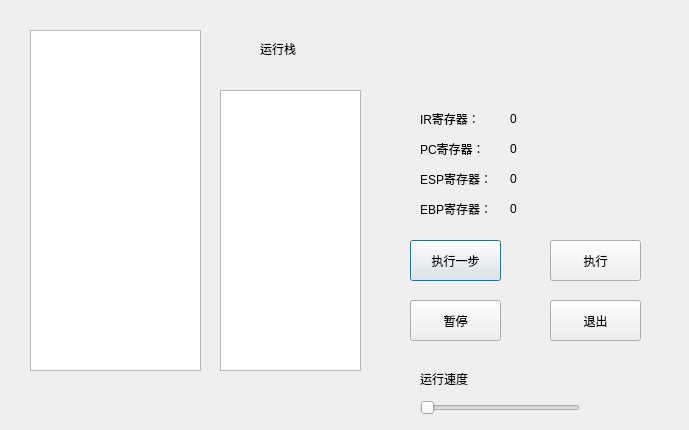
<?xml version="1.0" encoding="UTF-8"?>
<ui version="4.0">
 <class>RunDialog</class>
 <widget class="QDialog" name="RunDialog">
  <property name="geometry">
   <rect>
    <x>0</x>
    <y>0</y>
    <width>689</width>
    <height>430</height>
   </rect>
  </property>
  <property name="windowTitle">
   <string>运行</string>
  </property>
  <widget class="QLabel" name="label">
   <property name="geometry">
    <rect>
     <x>420</x>
     <y>110</y>
     <width>81</width>
     <height>17</height>
    </rect>
   </property>
   <property name="text">
    <string>IR寄存器：</string>
   </property>
  </widget>
  <widget class="QLabel" name="IRlabel">
   <property name="geometry">
    <rect>
     <x>510</x>
     <y>110</y>
     <width>81</width>
     <height>17</height>
    </rect>
   </property>
   <property name="text">
    <string>0</string>
   </property>
  </widget>
  <widget class="QLabel" name="label_3">
   <property name="geometry">
    <rect>
     <x>420</x>
     <y>140</y>
     <width>81</width>
     <height>17</height>
    </rect>
   </property>
   <property name="text">
    <string>PC寄存器：</string>
   </property>
  </widget>
  <widget class="QLabel" name="PClabel">
   <property name="geometry">
    <rect>
     <x>510</x>
     <y>140</y>
     <width>81</width>
     <height>17</height>
    </rect>
   </property>
   <property name="text">
    <string>0</string>
   </property>
  </widget>
  <widget class="QLabel" name="label_5">
   <property name="geometry">
    <rect>
     <x>420</x>
     <y>200</y>
     <width>81</width>
     <height>17</height>
    </rect>
   </property>
   <property name="text">
    <string>EBP寄存器：</string>
   </property>
  </widget>
  <widget class="QLabel" name="EBPlabel">
   <property name="geometry">
    <rect>
     <x>510</x>
     <y>200</y>
     <width>81</width>
     <height>17</height>
    </rect>
   </property>
   <property name="text">
    <string>0</string>
   </property>
  </widget>
  <widget class="QLabel" name="label_7">
   <property name="geometry">
    <rect>
     <x>420</x>
     <y>170</y>
     <width>81</width>
     <height>17</height>
    </rect>
   </property>
   <property name="text">
    <string>ESP寄存器：</string>
   </property>
  </widget>
  <widget class="QLabel" name="ESPlabel">
   <property name="geometry">
    <rect>
     <x>510</x>
     <y>170</y>
     <width>81</width>
     <height>17</height>
    </rect>
   </property>
   <property name="text">
    <string>0</string>
   </property>
  </widget>
  <widget class="QPushButton" name="execOneStepBtn">
   <property name="geometry">
    <rect>
     <x>410</x>
     <y>240</y>
     <width>91</width>
     <height>41</height>
    </rect>
   </property>
   <property name="text">
    <string>执行一步</string>
   </property>
  </widget>
  <widget class="QPushButton" name="execBtn">
   <property name="geometry">
    <rect>
     <x>550</x>
     <y>240</y>
     <width>91</width>
     <height>41</height>
    </rect>
   </property>
   <property name="text">
    <string>执行</string>
   </property>
  </widget>
  <widget class="QPushButton" name="pauseBtn">
   <property name="geometry">
    <rect>
     <x>410</x>
     <y>300</y>
     <width>91</width>
     <height>41</height>
    </rect>
   </property>
   <property name="text">
    <string>暂停</string>
   </property>
  </widget>
  <widget class="QPushButton" name="quitBtn">
   <property name="geometry">
    <rect>
     <x>550</x>
     <y>300</y>
     <width>91</width>
     <height>41</height>
    </rect>
   </property>
   <property name="text">
    <string>退出</string>
   </property>
  </widget>
  <widget class="QTextEdit" name="codeShow">
   <property name="geometry">
    <rect>
     <x>30</x>
     <y>30</y>
     <width>171</width>
     <height>341</height>
    </rect>
   </property>
   <property name="readOnly">
    <bool>true</bool>
   </property>
  </widget>
  <widget class="QLabel" name="label_2">
   <property name="geometry">
    <rect>
     <x>260</x>
     <y>40</y>
     <width>67</width>
     <height>17</height>
    </rect>
   </property>
   <property name="text">
    <string>运行栈</string>
   </property>
  </widget>
  <widget class="QTableWidget" name="runtimeStackShow">
   <property name="geometry">
    <rect>
     <x>220</x>
     <y>90</y>
     <width>141</width>
     <height>281</height>
    </rect>
   </property>
   <attribute name="horizontalHeaderVisible">
    <bool>false</bool>
   </attribute>
  </widget>
  <widget class="QSlider" name="speedValue">
   <property name="geometry">
    <rect>
     <x>420</x>
     <y>400</y>
     <width>160</width>
     <height>16</height>
    </rect>
   </property>
   <property name="orientation">
    <enum>Qt::Horizontal</enum>
   </property>
   <property name="tickPosition">
    <enum>QSlider::NoTicks</enum>
   </property>
  </widget>
  <widget class="QLabel" name="label_4">
   <property name="geometry">
    <rect>
     <x>420</x>
     <y>370</y>
     <width>67</width>
     <height>17</height>
    </rect>
   </property>
   <property name="text">
    <string>运行速度</string>
   </property>
  </widget>
 </widget>
 <resources/>
 <connections/>
</ui>
